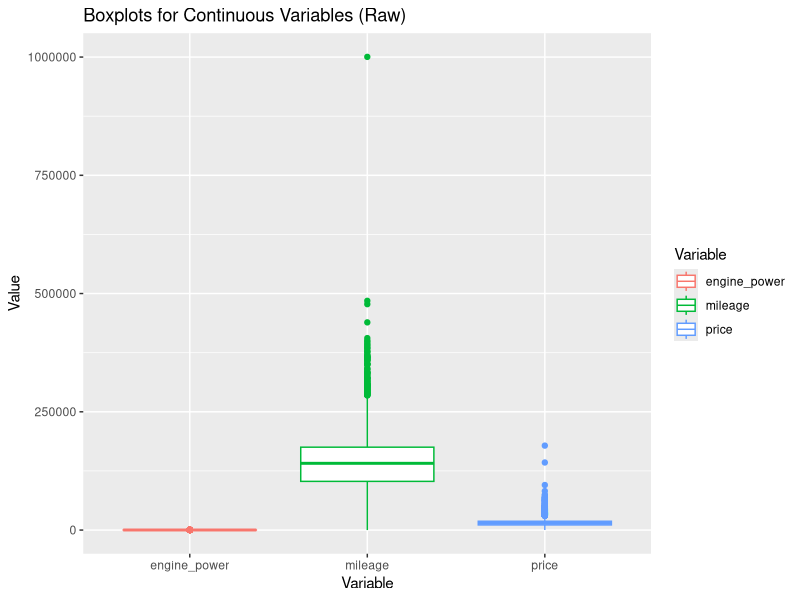
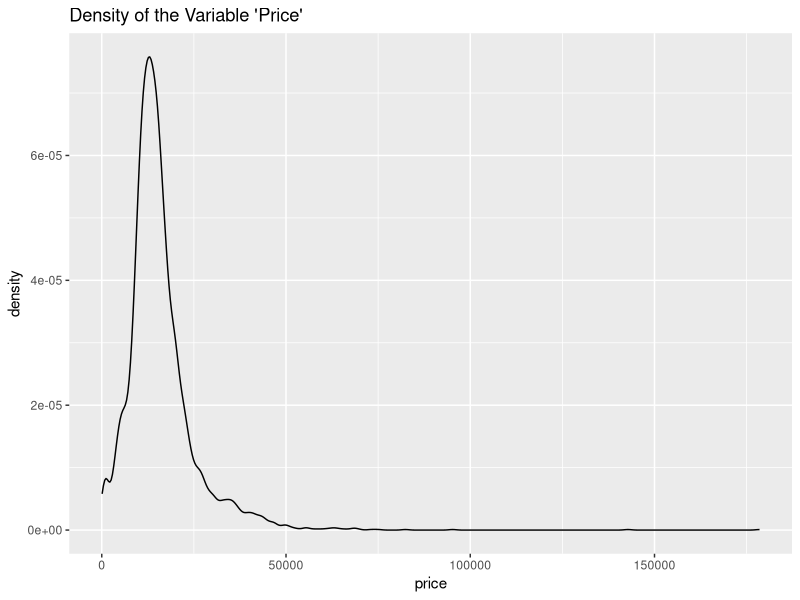
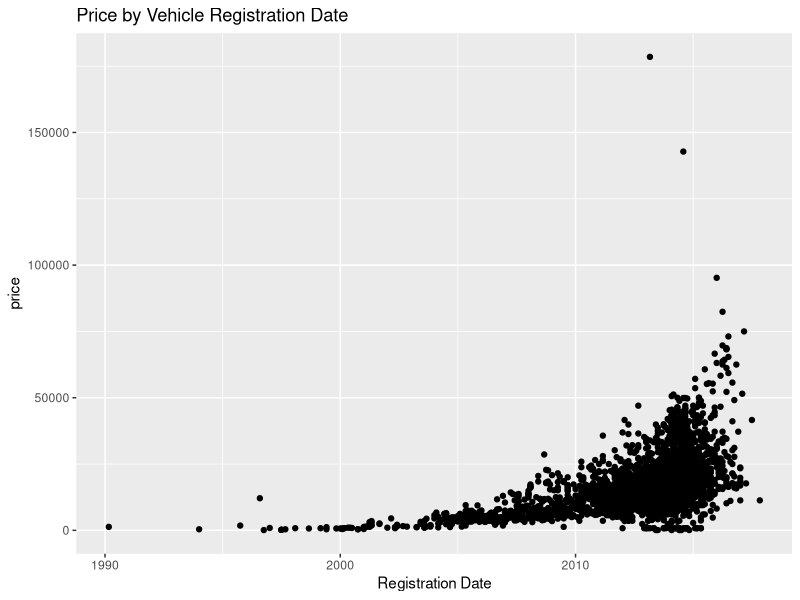
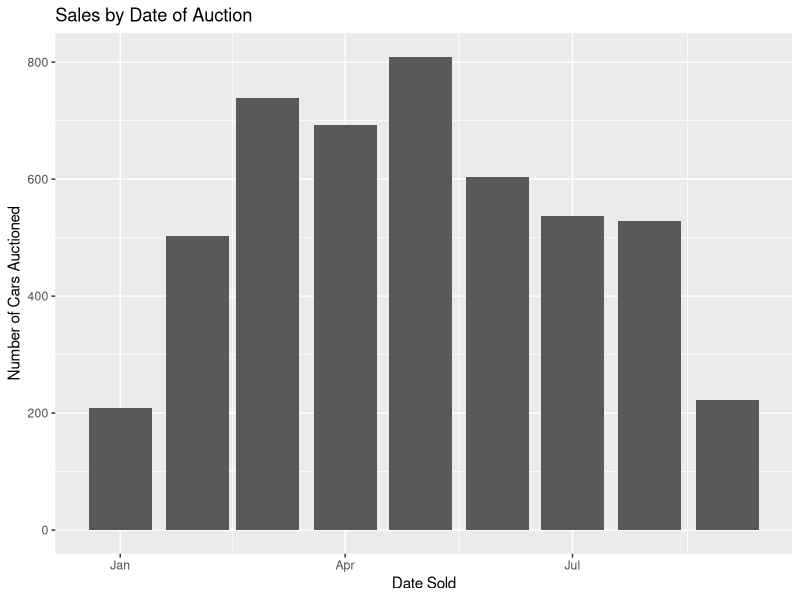
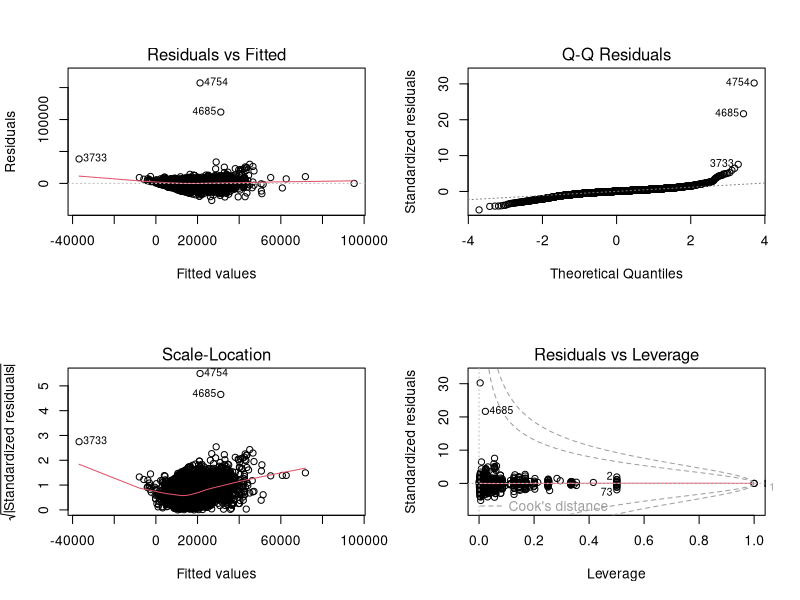
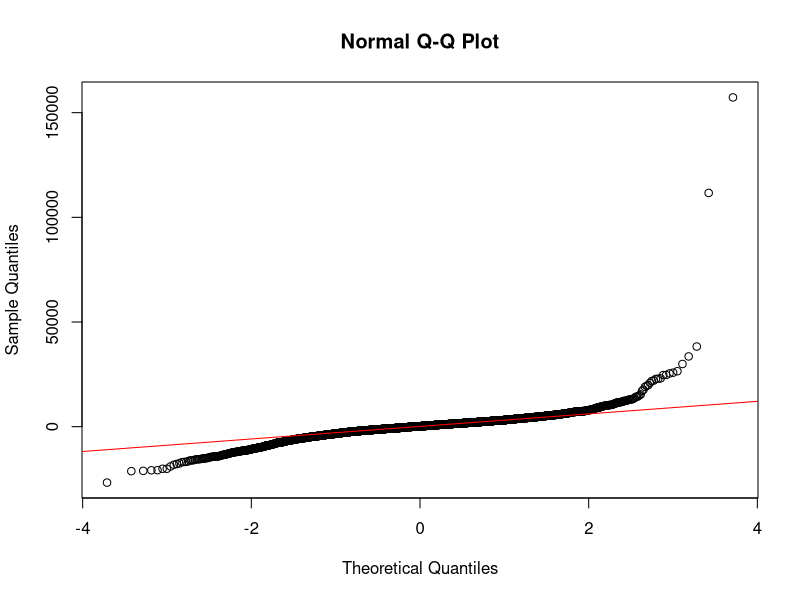
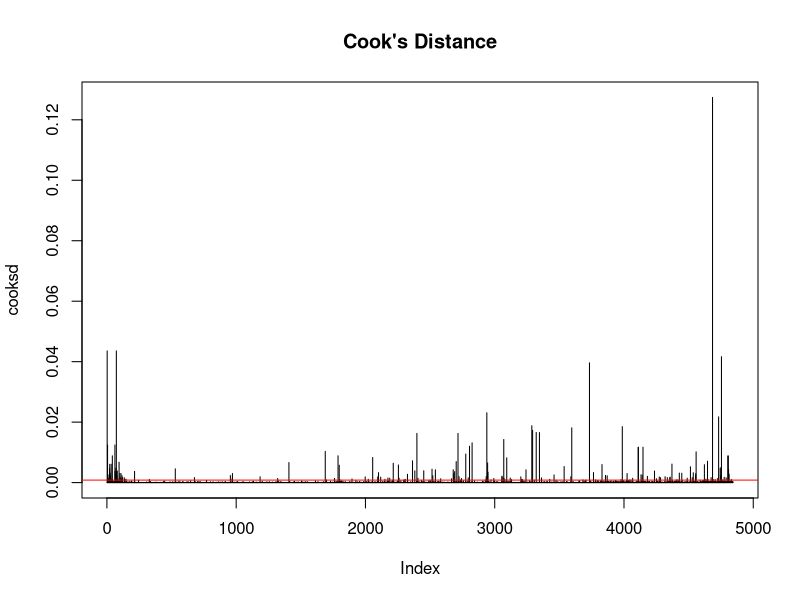
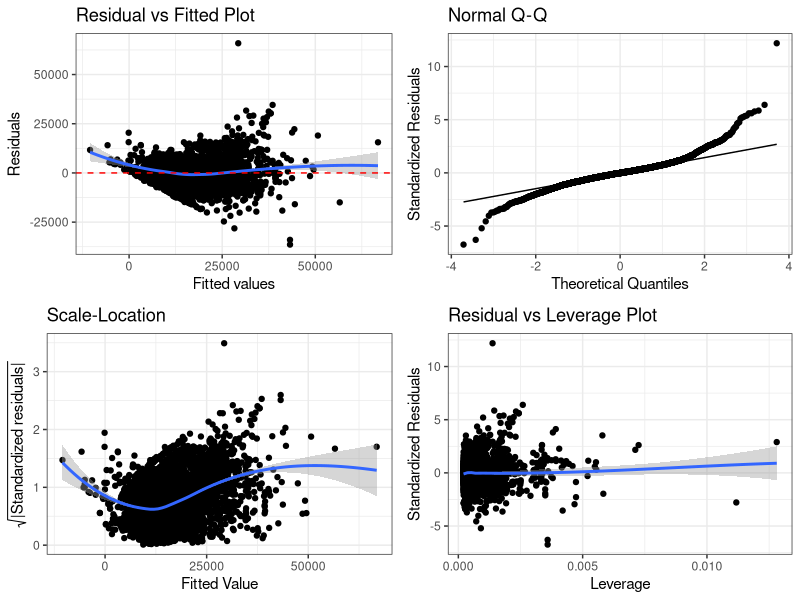

R code for these plots, in order:
## ---- chunk 1
knitr::opts_chunk$set(
  echo = TRUE,    # Show the R code in the final output.
  fig.pos = "!h"  # Suggests to position figures "here" in the output.
)
## ---- chunk 2
mylibrary <- c("tidyverse", "cowplot", "GGally", "MASS", "ggplot2", "glmnet", "data.table", "car")
invisible(lapply(mylibrary, library, character.only = TRUE))
### load the data
dat_bmw <- read.csv("BMWpricing_updated.csv")
## ---- chunk 3
par(mfrow=c(2,2))
dat_bmw[,c("price", "mileage", "engine_power")]|>
  pivot_longer(everything(), values_to = "Value", names_to = "Variable") |>
  ggplot() + geom_boxplot(aes(x=Variable, y=Value, color=Variable)) +
  labs(title = "Boxplots for Continuous Variables (Raw)")

dat_bmw|>
  ggplot() + geom_density(aes(x=price)) +
  labs(title = "Density of the Variable 'Price'")

dat_bmw|>
  ggplot(aes(x = as.Date(registration_date, format = "%m/%d/%Y"), y = price)) +
  geom_point() + 
  labs(title = "Price by Vehicle Registration Date") +
  xlab("Registration Date")

dat_bmw|>
  ggplot(aes(x = as.Date(sold_at, format = "%m/%d/%Y"))) +
  geom_bar() + 
  labs(title = "Sales by Date of Auction") +
  xlab("Date Sold") +
  ylab("Number of Cars Auctioned")
  
## ---- chunk 4
dat_bmw_clean <- dat_bmw|>
  filter(mileage < 500000 & mileage > 0)|>
  filter(price < 100000)|>
  filter(engine_power != 0)
  
head(dat_bmw_clean)
## ---- chunk 5
### Create Model series variable
dat_bmw_clean <- dat_bmw_clean %>%
  mutate(model_series = case_when(
    grepl("^1", model_key) ~ "1_Series",
    grepl("^2", model_key) ~ "2_Series",
    grepl("^3", model_key) ~ "3_Series",
    grepl("^4", model_key) ~ "4_Series",
    grepl("^5", model_key) ~ "5_Series",
    grepl("^7", model_key) ~ "7_Series",
    grepl("^M|M$", model_key) ~ "M_Power",
    model_key %in% c("X1") ~ "X1",
    model_key %in% c("X3") ~ "X3",
    model_key %in% c("X5") ~ "X5",
    model_key %in% c("X6") ~ "X6",
    TRUE ~ "Other"
  ))
## ---- chunk 6
# Correct model using your data frame name
model_full <- lm(price ~ mileage + engine_power + paint_color + model_key, data = dat_bmw)

# View model results
summary(model_full)

# Generate diagnostic plots
par(mfrow = c(2, 2))  # Arrange plots in a 2x2 grid
plot(model_full)
par(mfrow = c(1, 1))  # Reset layout

# Q-Q Plot for Normality
qqnorm(resid(model_full))
qqline(resid(model_full), col = "red")

# Shapiro-Wilk test for normality
shapiro.test(resid(model_full))  


# Install 'car' package if necessary
# install.packages("car")

library(car)
vif(model_full)  # Compute Variance Inflation Factor (VIF)

# Compute Cook’s Distance
cooksd <- cooks.distance(model_full)

# Plot Cook’s Distance
plot(cooksd, type = "h", main = "Cook's Distance")
abline(h = 4/(nrow(dat_bmw)), col = "red")  # Threshold line

## ---- chunk 7
baseline_model <- lm(price ~ mileage + engine_power, data = dat_bmw_clean)
summary(baseline_model)
## ---- chunk 8
### Function to create diagnostic plots
diagPlot<-function(model){
    p1<-ggplot(model, aes(.fitted, .resid))+geom_point()
    p1<-p1+stat_smooth(method="loess")+geom_hline(yintercept=0, col="red", linetype="dashed")
    p1<-p1+xlab("Fitted values")+ylab("Residuals")
    p1<-p1+ggtitle("Residual vs Fitted Plot")+theme_bw()
    
    p2 <- ggplot(model, aes(sample = .stdresid)) +
      stat_qq() +
      stat_qq_line() +
      xlab("Theoretical Quantiles") +
      ylab("Standardized Residuals") +
      ggtitle("Normal Q-Q") +
      theme_bw()
    
    p3<-ggplot(model, aes(.fitted, sqrt(abs(.stdresid))))+geom_point(na.rm=TRUE)
    p3<-p3+stat_smooth(method="loess", na.rm = TRUE)+xlab("Fitted Value")
    p3<-p3+ylab(expression(sqrt("|Standardized residuals|")))
    p3<-p3+ggtitle("Scale-Location")+theme_bw()
    
    p5<-ggplot(model, aes(.hat, .stdresid))+geom_point(na.rm=TRUE)
    p5<-p5+stat_smooth(method="loess", na.rm=TRUE)
    p5<-p5+xlab("Leverage")+ylab("Standardized Residuals")
    p5<-p5+ggtitle("Residual vs Leverage Plot")
    p5<-p5+scale_size_continuous("Cook's Distance", range=c(1,5))
    p5<-p5+theme_bw()+theme(legend.position="bottom")
    
    #return(list(rvfPlot=p1, qqPlot=p2, sclLocPlot=p3, rvlevPlot=p5))
    plot_grid(p1, p2, p3, p5, align = "h")
}
## ---- chunk 9
diagPlot(baseline_model)
## ---- chunk 10
feature_model <- lm(price ~ mileage + engine_power + feature_1 + feature_2 + feature_3 + feature_4 + feature_5 + feature_6 + feature_7 + feature_8, data = dat_bmw_clean)
avPlots(feature_model)
## ---- chunk 11
Full_model <- lm(price ~ mileage + engine_power + model_series, data = dat_bmw_clean)
summary(Full_model)
avPlots(Full_model)
diagPlot(Full_model)

## ---- chunk 12
ggplot(data = dat_bmw_clean, mapping = aes(x = price, y = mileage)) +
  geom_point(color = "blue", size = 0.5) +
  theme_bw()

Full_model2 <- lm(price ~ mileage + engine_power + model_series + I(mileage^(1/2)), data = dat_bmw_clean)
summary(Full_model2)
anova(Full_model, Full_model2)

diagPlot(Full_model2)
## ---- chunk 13
Full_model3 <- lm(price ~ mileage + engine_power + model_series + I(mileage^(1/2)) + mileage:engine_power, data = dat_bmw_clean)
summary(Full_model3)
anova(Full_model2, Full_model3)
anova(Full_model, Full_model3)
anova(baseline_model, Full_model3)

diagPlot(Full_model3)
## ---- chunk 14
set.seed(2025)
group <- split(sample(1:nrow(dat_bmw_clean)),rep(1:2, times=c(nrow(dat_bmw_clean)/2, nrow(dat_bmw_clean)/2)))

dat_train <- dat_bmw_clean[group$`1`, ]
dat_test <- dat_bmw_clean[group$`2`, ]

## fit Full_model4 to the training data ##
Full_model3_train <- lm(price ~ mileage + engine_power + model_series + I(mileage^(1/2)) + mileage:engine_power, data = dat_train)
summary(Full_model3_train)
## ---- chunk 15
#### predict new data using model_full_train and model 2 ####
dat_test$price_new <- predict(Full_model3_train, newdata = dat_test[,-17])

#### performance on predicting ####
dat_predict <- dat_test[,c("price", "mileage", "price_new")]
## R^2
fun_r2 <- function(obe, pred){
  rss <- sum((obe-pred)^2)
  sst <- sum((obe-mean(obe))^2)
  r2 <- 1 - rss/sst
  
  return(r2)
}
fun_r2(dat_predict$price, dat_predict$price_new)

## MSE
fun_mse <- function(obe, pred){
  mse <- (sum((obe-pred)^2))/length(pred)
  
  return(mse)
}
fun_mse(dat_predict$price, dat_predict$price_new)

## MAE
fun_mae <- function(obe, pred){
  mse <- (sum(abs(obe-pred)))/length(pred)
  
  return(mse)
}
fun_mae(dat_predict$price, dat_predict$price_new)

summary(dat_predict$price)
summary(dat_predict$price_new)
## ---- chunk 16
dat_predict$price <- as.numeric(dat_predict$price)
dat_predict$mileage <- as.numeric(dat_predict$mileage)

ggplot() +
  geom_point(data = dat_predict, aes(x = mileage, y = price, color = "Observation"), size = 0.5) +
  geom_point(data = dat_predict, aes(x = mileage, y = price_new, color = "Prediction"), alpha = 0.5, size = 0.5) +
  labs(title = "Prediction of Price with primary and sensitivity analysis") +
  xlab("Mileage") +
  ylab("Price") +
  scale_color_manual(name = element_blank(), values = c("Observation" = "grey60", "Prediction" = "blue")) +
  theme_bw()
## ---- chunk 17


dat_age <- dat_bmw_clean|>
  mutate(age = 2018 - year(as.Date(registration_date, format = "%m/%d/%Y")))|>
  mutate(is_116 = ifelse(model_key == "116", 1, 0))|>
  mutate(is_318 = ifelse(model_key == "318", 1, 0))|>
  mutate(is_X1 = ifelse(model_key == "X1", 1, 0))|>
  mutate(is_X3 = ifelse(model_key == "X3", 1, 0))

# determine models with sufficient data
model_candidates <- dat_bmw_clean|>
  group_by(model_key)|>
  summarize(n = n())|>
  filter(n > 100)
model_candidates
model_candidates$model_key

# narrow down number of models considered
coefs = c()
confintlbs = c()

for(i in seq(1:length(model_candidates$model_key))){
  temp.df <- dat_age|>
    filter(model_key == model_candidates$model_key[i])
  temp.lm <- lm(log(price) ~ age, data = temp.df)
  coefs = c(coefs, coef(temp.lm)[2])
  confintlbs = c(confintlbs, confint(temp.lm)[2])
}

rm(temp.df)
rm(temp.lm)

results = cbind(coefs, confintlbs, model_candidates$model_key)
results

age_model <- lm(formula = price ~ mileage + engine_power + model_series + I(mileage^(1/2)) + mileage:engine_power + age + age:is_318 + age:is_X1 + age:is_X3 + age:is_116, data = dat_age)
summary(age_model)

vif(age_model)
diagPlot(age_model)


